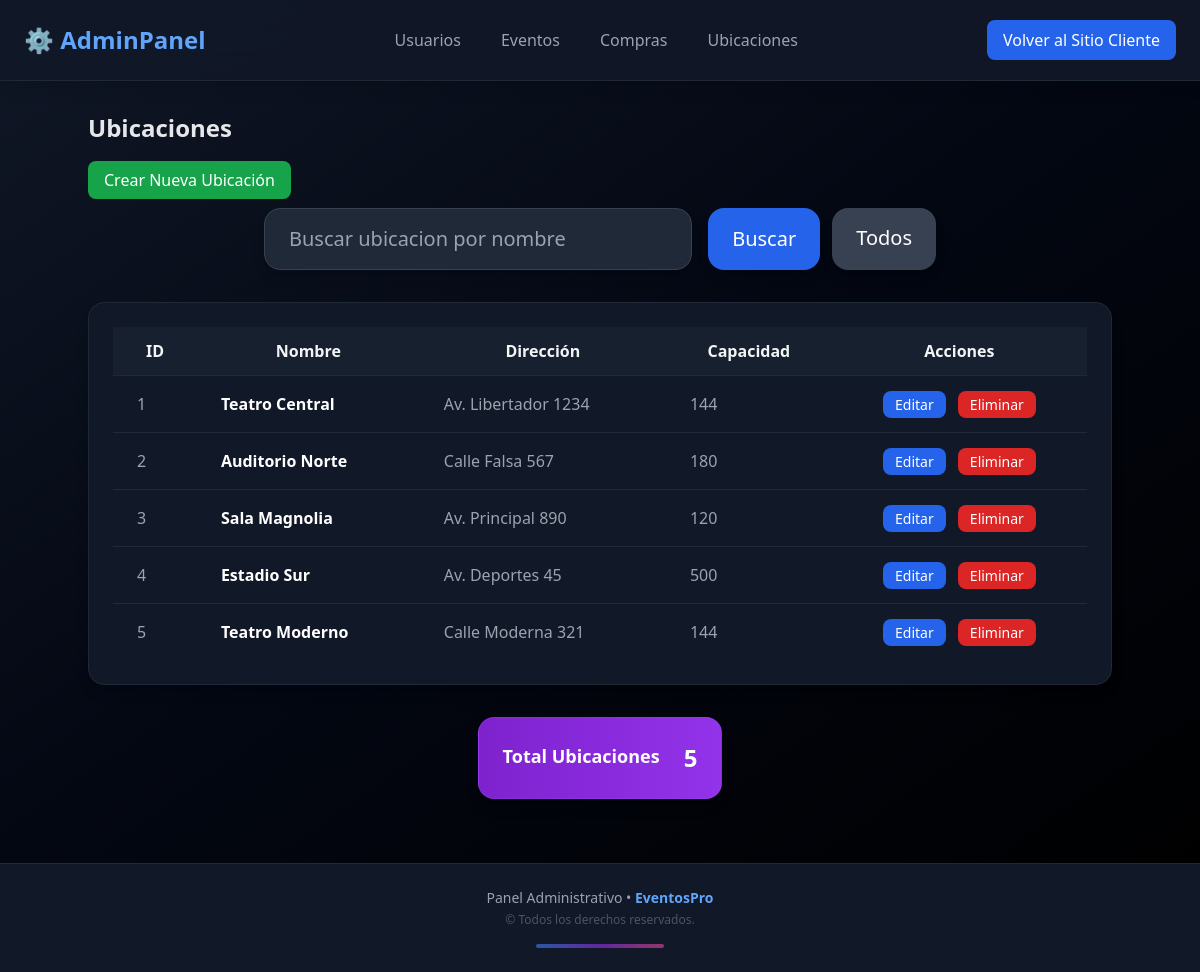
Page /administrador/ubicaciones/ on the committed database.
### eventos/models.py (models this page shows, shortened)
class Ubicacion(models.Model):
    nombre = models.CharField(max_length=50)
    direccion = models.CharField(max_length=50, blank=False)
    filas = models.PositiveIntegerField()
    columnas = models.PositiveIntegerField()
    imagen = models.ImageField(upload_to='ubicaciones/', blank=True, null=True)
    def capacidad(self):
        return self.filas * self.columnas

### administrador/views.py (the view)
# urls.py: path('ubicaciones/', views.listar_ubicaciones_admin, name='listar_ubicaciones_admin'),
def listar_ubicaciones_admin(request):
    q = request.GET.get("q", "")
    if q:
        ubicaciones = Ubicacion.objects.filter(nombre__icontains=q)
    else:
        ubicaciones = Ubicacion.objects.all()
    return render(request, 'administrador/listar_ubicaciones_admin.html', {'ubicaciones': ubicaciones})

### administrador/templates/administrador/listar_ubicaciones_admin.html (shortened to what this page needs)
{% extends "administrador/admin_core.html" %}
{% block content %}
<div class="admin-container">
    <h1 class="text-2xl font-bold text-gray-200 mb-6">Ubicaciones</h1>
    <div class="mb-4">
        <a href="{% url 'administrador:crear_ubicacion_admin' %}"
           class="bg-green-600 hover:bg-green-500 text-white px-4 py-2 rounded-lg transition">
           Crear Nueva Ubicación
        </a>
    </div>
    <div class="w-full flex justify-center mb-8">
        <form method="GET" action="" class="w-full max-w-2xl flex flex-col sm:flex-row gap-4">
            <input type="text" name="q" placeholder="Buscar ubicacion por nombre" value="{{ request.GET.q }}" class="flex-1 px-6 py-4 text-xl rounded-2xl bg-gray-800 border border-gray-700 text-gray-200 placeholder-gray-400
                   focus:outline-none focus:ring-2 focus:ring-blue-600 shadow-lg transition">
            <div class="flex gap-3">
                <button type="submit"
                    class="px-6 py-4 text-xl rounded-2xl bg-blue-600 hover:bg-blue-500 text-white shadow-lg transition">
                    Buscar
                </button>
                <a href="{% url 'administrador:listar_ubicaciones_admin' %}"
                    class="px-6 py-4 text-xl rounded-2xl bg-gray-700 hover:bg-gray-600 text-white shadow-lg transition">
                    Todos
                </a>
            </div>
        </form>
    </div>
    <div class="admin-table-wrapper bg-gray-900 border border-gray-800 rounded-2xl p-6 shadow-lg overflow-x-auto">
        <table class="min-w-full divide-y divide-gray-800">
            <thead>
                <tr class="bg-gray-800/50">
                    <th class="px-6 py-3">ID</th>
                    <th class="px-6 py-3">Nombre</th>
                    <th class="px-6 py-3">Dirección</th>
                    <th class="px-6 py-3">Capacidad</th>
                    <th class="px-6 py-3 text-center">Acciones</th>
                </tr>
            </thead>
            <tbody>
                {% for u in ubicaciones %}
                <tr class="border-t border-gray-800 hover:bg-gray-800/60 transition" onclick="window.location='{% url 'administrador:detalle_ubicacion' u.id %}'" style="cursor: pointer;">
                    <td class="px-6 py-4 text-gray-400">{{ u.id }}</td>
                    <td class="px-6 py-4 text-white font-semibold">{{ u.nombre }}</td>
                    <td class="px-6 py-4 text-gray-400">{{ u.direccion }}</td>
                    <td class="px-6 py-4 text-gray-400">{{ u.capacidad }}</td>
                    <td class="px-6 py-4 text-center space-x-2">
                        <a href="{% url 'administrador:editar_ubicacion_admin' u.id %}" class="px-3 py-1 bg-blue-600 hover:bg-blue-500 text-white rounded-lg text-sm">Editar</a>
                        <a href="{% url 'administrador:eliminar_ubicacion_admin' u.id %}" class="px-3 py-1 bg-red-600 hover:bg-red-500 text-white rounded-lg text-sm">Eliminar</a>
                    </td>
                </tr>
                {% empty %}
                <tr>
                    <td colspan="5" class="px-4 py-6 text-center text-gray-500">No hay ubicaciones registradas.</td>
                </tr>
                {% endfor %}
            </tbody>
        </table>
    </div>
</div>
<div class="admin-table-wrapper max-w-6xl mx-auto mt-8 grid grid-cols-1 justify-center">
    <div class="bg-gradient-to-r from-purple-700 to-purple-600
                border border-purple-500/20
                rounded-2xl p-6 shadow-lg flex items-center justify-between max-w-lg mx-auto gap-6">
        <div>
            <h2 class="text-lg font-bold text-white mb-1">Total Ubicaciones</h2>
        </div>
        <div class="text-right">
            <p class="text-2xl font-extrabold text-white">
                {{ ubicaciones.count }}
            </p>
        </div>
    </div>
</div>
{% endblock %}

### rows in the picture
Ubicacion: id "1", nombre "Teatro Central", direccion "Av. Libertador 1234", capacidad "144"
Ubicacion: id "2", nombre "Auditorio Norte", direccion "Calle Falsa 567", capacidad "180"
Ubicacion: id "3", nombre "Sala Magnolia", direccion "Av. Principal 890", capacidad "120"
Ubicacion: id "4", nombre "Estadio Sur", direccion "Av. Deportes 45", capacidad "500"
Ubicacion: id "5", nombre "Teatro Moderno", direccion "Calle Moderna 321", capacidad "144"

### other values in the picture
{{ ubicaciones.count }} "5"
